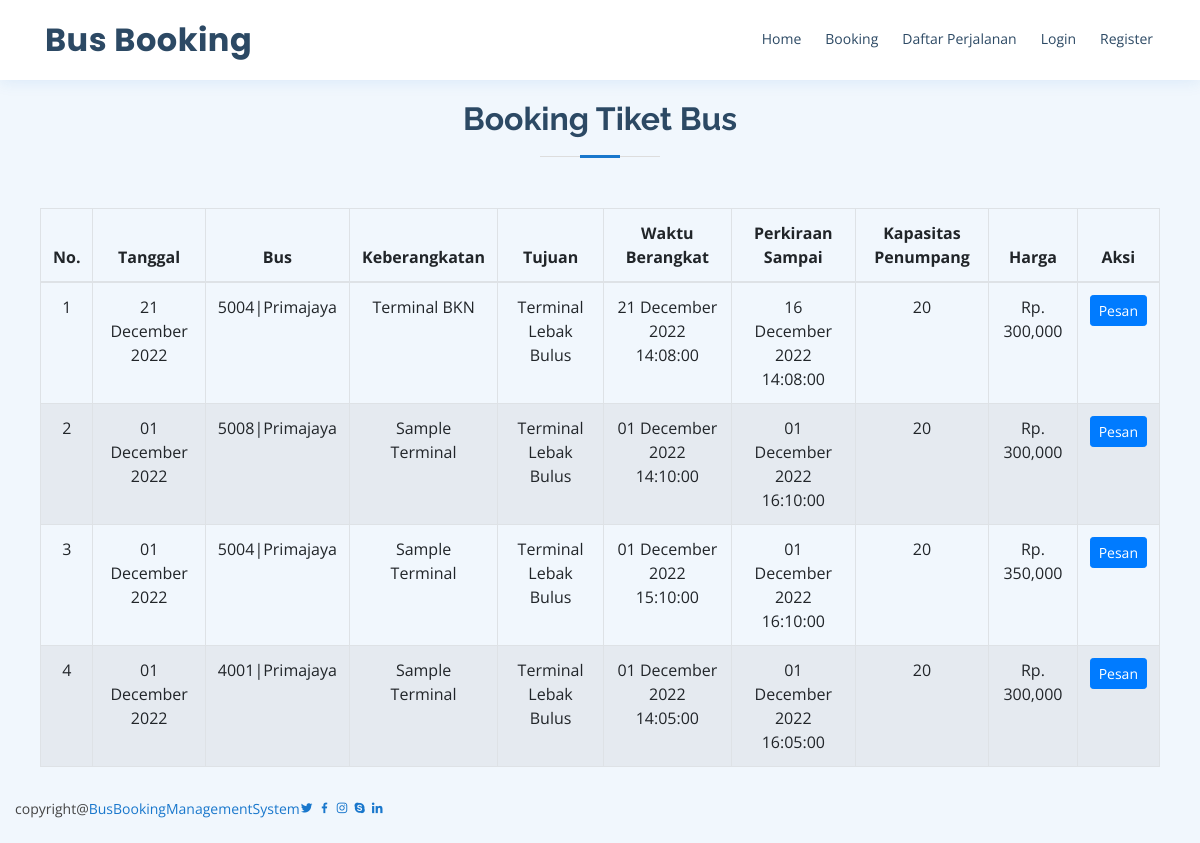
Page /index.php/pengunjung/booking/list_schedule on the committed database.
### tables this page shows
CREATE TABLE `schedule_list` (
  `id` int(20) NOT NULL,
  `bus_id` int(30) NOT NULL,
  `from_location` int(30) NOT NULL,
  `to_location` int(30) NOT NULL,
  `departure_time` datetime NOT NULL,
  `eta` datetime NOT NULL,
  `status` tinyint(4) NOT NULL DEFAULT 1,
  `availability` int(11) NOT NULL,
  `price` text NOT NULL,
  `date_updated` timestamp NOT NULL DEFAULT current_timestamp() ON UPDATE current_timestamp()
);

CREATE TABLE `bus` (
  `id` int(30) NOT NULL,
  `name` varchar(250) NOT NULL,
  `bus_number` varchar(50) NOT NULL,
  `status` tinyint(1) NOT NULL DEFAULT 1 COMMENT '0 = inactive, 1 = active',
  `date_updated` datetime NOT NULL DEFAULT current_timestamp() ON UPDATE current_timestamp(),
  `pabrikan` varchar(100) NOT NULL,
  `nomesin` varchar(100) NOT NULL,
  `platnomor` varchar(100) NOT NULL,
  `sifat` int(11) NOT NULL
);

CREATE TABLE `location` (
  `id` int(30) NOT NULL,
  `terminal_name` text NOT NULL,
  `city` varchar(250) NOT NULL,
  `state` varchar(250) NOT NULL,
  `status` tinyint(1) NOT NULL DEFAULT 1 COMMENT '0= inactive , 1= active',
  `date_updated` datetime NOT NULL DEFAULT current_timestamp() ON UPDATE current_timestamp()
);

### application/controllers/pengunjung/Booking.php (called while the page is built, shortened)
<?php
class Booking extends CI_Controller {
	public function __construct()
	{
        $this->load->helpers('general_helper');
        $this->load->model('PengunjungModel');
	}
    public function list_schedule(){
        $data   = array();
        $param  = array();
        $data['title']  = "Daftar Perjalanan";
        $data['from']   = $param['from'] = $this->input->get('from');
        $data['to']     = $param['to'] = $this->input->get('to');
        $data['type']   = $param['type'] = $this->input->get('type');
        $data['data_schedule'] = $this->PengunjungModel->list_schedule($param);
        $this->load->view('pengunjung/templates/header', $data);
		$this->load->view('pengunjung/list_schedule', $data);
        $this->load->view('pengunjung/templates/footer');
    }
}

### index.php (called while the page is built, shortened)
<?php
require_once BASEPATH.'core/CodeIgniter.php';

### application/models/PengunjungModel.php (called while the page is built, shortened)
<?php
class PengunjungModel extends CI_Model {
    public function list_schedule($param){
		$this->db->select('a.id, a.status, a.bus_id as bus_id, a.from_location as from_id, a.to_location as to_id, a.departure_time,b.sifat as sifat,  a.availability, a.price, a.date_updated, a.eta, b.name, b.bus_number, c.terminal_name as from, d.terminal_name as to');
		$this->db->from('schedule_list a');
        $this->db->join('bus b', 'a.bus_id = b.id','left');
        $this->db->join('location c','a.from_location = c.id','left');
        $this->db->join('location d','a.to_location = d.id','left');
		return $this->db->get()->result_array();
    }
}

### application/views/pengunjung/list_schedule.php (the view)
<section id="appointment" class="appointment section-bg" style="padding-top:100px">
    <div class="containers" style="margin-left:40px; margin-right:40px;">
    <div class="section-title">
        <h2>Booking Tiket Bus</h2>
    </div>
    <table class="table table-striped table-bordered" id="schedule-field">
        <thead>
            <th style="text-align:center; ">No.</th>
            <th style="text-align:center; ">Tanggal</th>
            <th style="text-align:center; ">Bus</th>
            <th style="text-align:center; ">Keberangkatan</th>
            <th style="text-align:center; ">Tujuan</th>
            <th style="text-align:center; ">Waktu Berangkat</th>
            <th style="text-align:center; ">Perkiraan Sampai</th>
            <th style="text-align:center; ">Kapasitas Penumpang</th>
            <th style="text-align:center; ">Harga</th>
            <th style="text-align:center; ">Aksi</th>
        </thead>
        <tr>
            <?php
                if(isset($data_schedule) && !empty($data_schedule)){
                    $no = 1;
                    foreach($data_schedule as $r){
            ?>
            <tr>
                <td style="text-align:center; "><?= $no++ ?></td>
                <td style="text-align:center; "><?= date('d F Y', strtotime($r['departure_time'])); ?></td>
                <td style="text-align:center; "><?= $r['bus_number']."|".$r['name']; ?></td>
                <td style="text-align:center; "><?= $r['from']; ?></td>
                <td style="text-align:center; "><?= $r['to']; ?></td>
                <td style="text-align:center; "><?= date('d F Y H:i:s', strtotime($r['departure_time'])); ?></td>
                <td style="text-align:center; "><?= date('d F Y H:i:s', strtotime($r['eta'])); ?></td>
                <td style="text-align:center; "><?= $r['availability'] ?></td>
                <td style="text-align:center; "><?= "Rp. ".number_format($r['price']); ?></td>
                <td style="text-align:center; ">
                    <a href="<?= base_url().'Pengunjung/Booking/form_data?id='.$r['id']; ?>" class="btn btn-primary btn-sm">Pesan</a>
                </td>
            </tr>
            <?php
                    }
                }else{
            ?>
            <tr>
                <td colspan="10" style="text-align:center">Data Perjalanan tidak tersedia.</td>
            </tr>
            <?php
                }
            ?>
        </tr>
    </table>
    </div>
</section>

### application/views/pengunjung/templates/header.php (shortened to what this page needs)
<!DOCTYPE html>
<html lang="en">
<head>
  <link href="<?= base_url() ?>assets/assets/vendor/bootstrap/css/bootstrap.min.css" rel="stylesheet">
  <link href="<?= base_url() ?>assets/assets/vendor/icofont/icofont.min.css" rel="stylesheet">
  <link href="<?= base_url() ?>assets/assets/vendor/boxicons/css/boxicons.min.css" rel="stylesheet">
  <link href="<?= base_url() ?>assets/assets/vendor/venobox/venobox.css" rel="stylesheet">
  <link href="<?= base_url() ?>assets/assets/vendor/animate.css/animate.min.css" rel="stylesheet">
  <link href="<?= base_url() ?>assets/assets/vendor/remixicon/remixicon.css" rel="stylesheet">
  <link href="<?= base_url() ?>assets/assets/vendor/owl.carousel/assets/owl.carousel.min.css" rel="stylesheet">
  <link href="<?= base_url() ?>assets/assets/vendor/bootstrap-datepicker/css/bootstrap-datepicker.min.css" rel="stylesheet">
  <link href="<?= base_url() ?>assets/assets/css/style.css" rel="stylesheet">
</head>
<body>
  <header id="header" class="fixed-top">
    <div class="container d-flex align-items-center">
      <h3 class="logo mr-auto mr-0"><a href="<?= base_url()."Pengunjung/Home"; ?>">Bus Booking</a></h3>
      <?php
        $data_pengunjung = $this->session->userdata('pengunjung');
      ?>
      <nav class="nav-menu d-none d-lg-block">
        <ul>
          <li class="<?= $this->uri->segment(2) == 'home' ? 'active' : ''; ?>"><a href="<?= base_url()."Pengunjung/home" ?>">Home</a></li>
          <li class="<?= ($this->uri->segment(2) == 'Booking' && $this->uri->segment(3) == 'index') ? 'active' : ''; ?>"><a href="<?= base_url()."Pengunjung/Booking/index"?>">Booking</a></li>
          <li class="<?= ($this->uri->segment(2) == 'Booking' && $this->uri->segment(3) == 'list_schedule') ? 'active' : ''; ?>"><a href="<?= base_url()."Pengunjung/Booking/list_schedule"?>">Daftar Perjalanan</a></li>
          <?php
            if(isset($data_pengunjung) && !empty($data_pengunjung)){
          ?>
            <li><a href="#doctors">Pesanan</a></li>
            <li class="drop-down"><a href="#"><?= $data_pengunjung->name ?></a>
              <ul>
                <li><a href="<?= base_url()."Pengunjung/Auth/logout"; ?>">Logout</a></li>
              </ul>
            </li>
          <?php
            } else {
          ?>
            <li class="<?= ($this->uri->segment(2) == 'auth' && $this->uri->segment(3) == 'index') ? 'active' : ''; ?>"><a href="<?= base_url()."Pengunjung/auth/index" ?>">Login</a></li>
            <li class="<?= ($this->uri->segment(2) == 'auth' && $this->uri->segment(3) == 'register') ? 'active' : ''; ?>"><a href="<?= base_url()."Pengunjung/auth/register" ?>">Register</a></li>
          <?php
            }
          ?>
        </ul>
      </nav>
    </div>
  </header>

### application/views/pengunjung/templates/footer.php (shortened to what this page needs)
  <footer id="footer">
    <div class="container d-md-flex py-4">
      <div class="mr-md-auto text-center text-md-left">
        <div class="credits">
           copyright@<a href="#">BusBookingManagementSystem</a>
        </div>
      </div>
      <div class="social-links text-center text-md-right pt-3 pt-md-0">
        <a href="#" class="twitter"><i class="bx bxl-twitter"></i></a>
        <a href="#" class="facebook"><i class="bx bxl-facebook"></i></a>
        <a href="#" class="instagram"><i class="bx bxl-instagram"></i></a>
        <a href="#" class="google-plus"><i class="bx bxl-skype"></i></a>
        <a href="#" class="linkedin"><i class="bx bxl-linkedin"></i></a>
      </div>
    </div>
  </footer>
</body>
</html>

### assets/assets/css/style.css (style rules this page uses)
body { font-family: "Open Sans", sans-serif; color: #444444; }
a { color: #1977cc; }
h1, h2, h3, h4, h5, h6 { font-family: "Raleway", sans-serif; }
#header { background: #fff; transition: all 0.5s; z-index: 997; padding: 15px 0; top: 40px; box-shadow: 0px 2px 15px rgba(25, 119, 204, 0.1); }
#header .logo { font-size: 32px; margin: 0; padding: 0; line-height: 1; font-weight: 700; letter-spacing: 0.5px; font-family: "Poppins", sans-serif; }
#header .logo a { color: #2c4964; }
.nav-menu ul { margin: 0; padding: 0; list-style: none; }
.nav-menu > ul { display: flex; }
.nav-menu > ul > li { position: relative; white-space: nowrap; padding: 8px 0 8px 20px; }
.nav-menu a { display: block; position: relative; color: #2c4964; transition: 0.3s; font-size: 14px; font-family: "Open Sans", sans-serif; padding: 5px 2px; border-bottom: 2px solid #fff; }
.mobile-nav { position: fixed; top: 55px; right: 15px; bottom: 15px; left: 15px; z-index: 9999; overflow-y: auto; background: #fff; transition: ease-in-out 0.2s; opacity: 0; visibility: hidden; border-radius: 10px; padding: 10px 0; }
.mobile-nav * { margin: 0; padding: 0; list-style: none; }
.mobile-nav a { display: block; position: relative; color: #2c4964; padding: 10px 20px; font-weight: 500; outline: none; }
section { padding: 60px 0; overflow: hidden; }
.section-bg { background-color: #f1f7fd; }
.section-title { text-align: center; padding-bottom: 30px; }
.section-title h2 { font-size: 32px; font-weight: bold; margin-bottom: 20px; padding-bottom: 20px; position: relative; color: #2c4964; }
.section-title h2::before { content: ''; position: absolute; display: block; width: 120px; height: 1px; background: #ddd; bottom: 1px; left: calc(50% - 60px); }
.section-title h2::after { content: ''; position: absolute; display: block; width: 40px; height: 3px; background: #1977cc; bottom: 0; left: calc(50% - 20px); }
#footer { color: #444444; font-size: 14px; background: #f1f7fd; position: absolute; bottom: 0; }
#header { top:0 !important; height: 10vh; }

### rows in the picture
schedule_list: departure_time "21 December 2022", bus.bus_number "5004", bus.name "Primajaya", location.terminal_name "Terminal BKN", location.terminal_name "Terminal Lebak Bulus", departure_time "21 December 2022 14:08:00", eta "16 December 2022 14:08:00", availability "20", price "300,000"
schedule_list: departure_time "01 December 2022", bus.bus_number "5008", bus.name "Primajaya", location.terminal_name "Sample Terminal", location.terminal_name "Terminal Lebak Bulus", departure_time "01 December 2022 14:10:00", eta "01 December 2022 16:10:00", availability "20", price "300,000"
schedule_list: departure_time "01 December 2022", bus.bus_number "5004", bus.name "Primajaya", location.terminal_name "Sample Terminal", location.terminal_name "Terminal Lebak Bulus", departure_time "01 December 2022 15:10:00", eta "01 December 2022 16:10:00", availability "20", price "350,000"
schedule_list: departure_time "01 December 2022", bus.bus_number "4001", bus.name "Primajaya", location.terminal_name "Sample Terminal", location.terminal_name "Terminal Lebak Bulus", departure_time "01 December 2022 14:05:00", eta "01 December 2022 16:05:00", availability "20", price "300,000"
